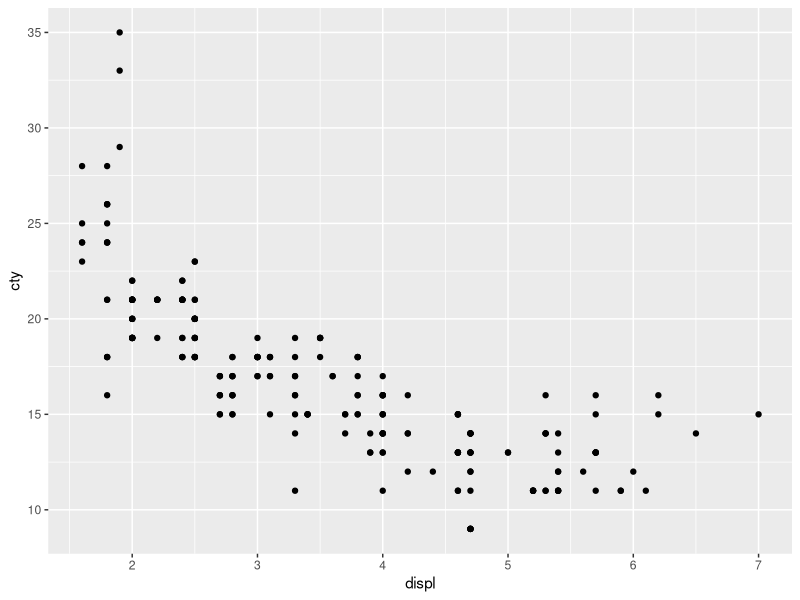
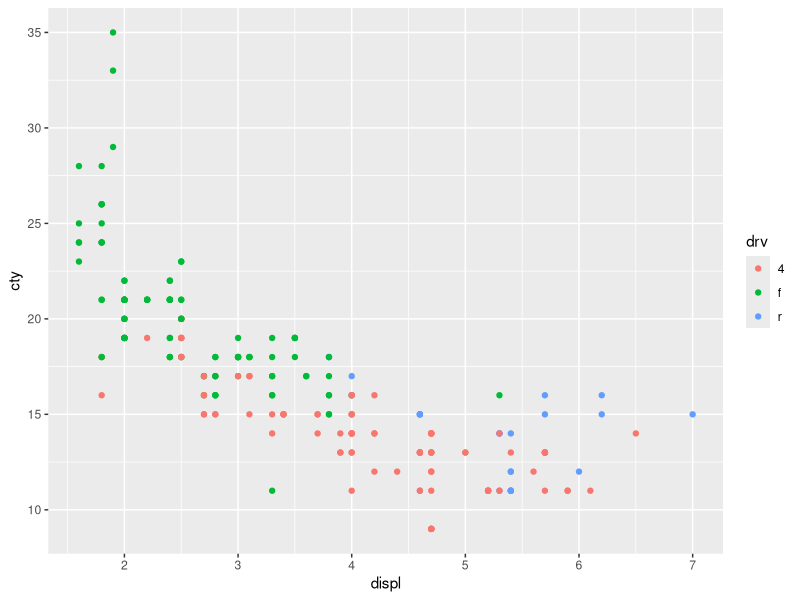
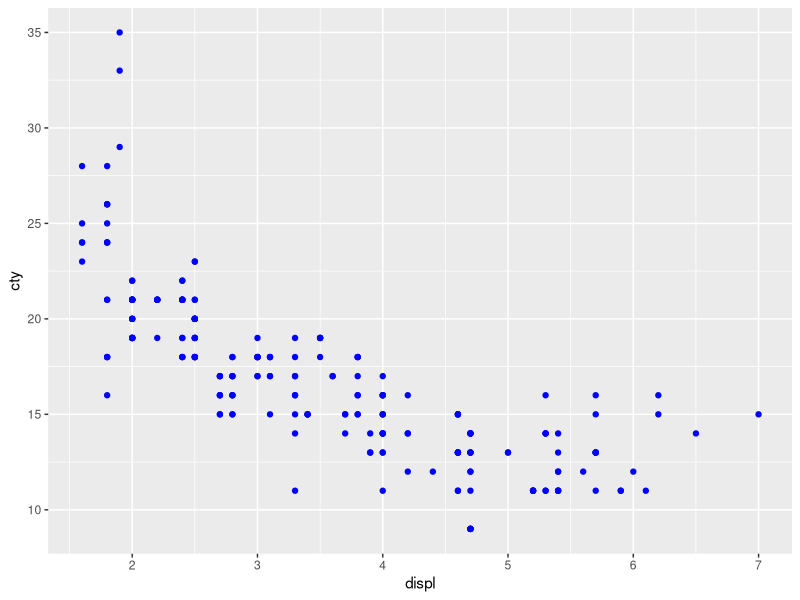
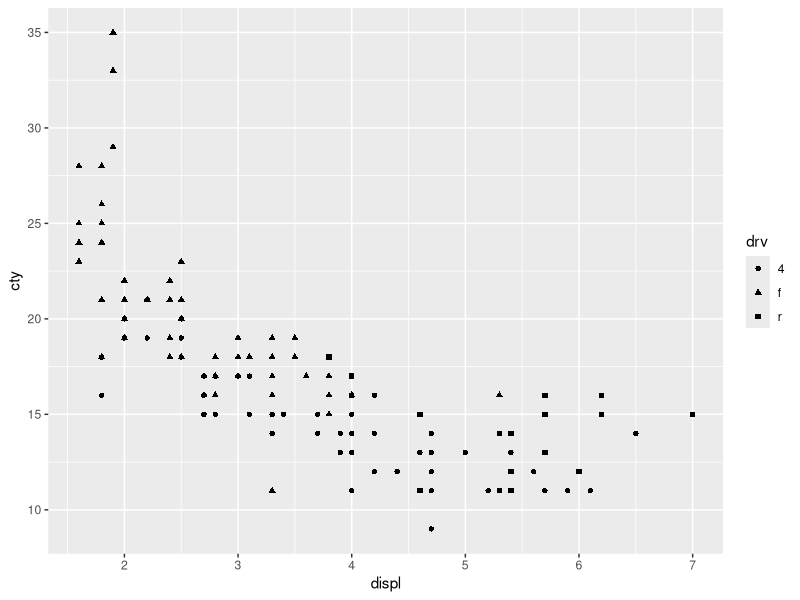
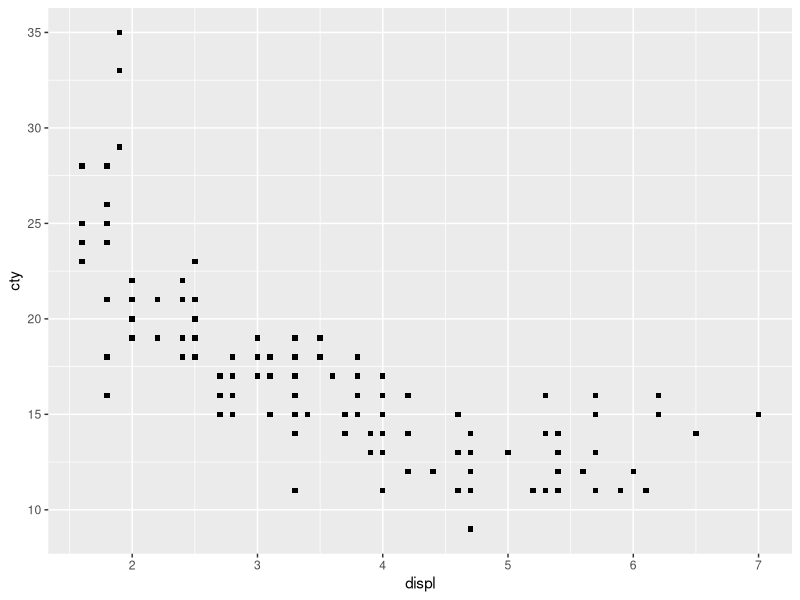
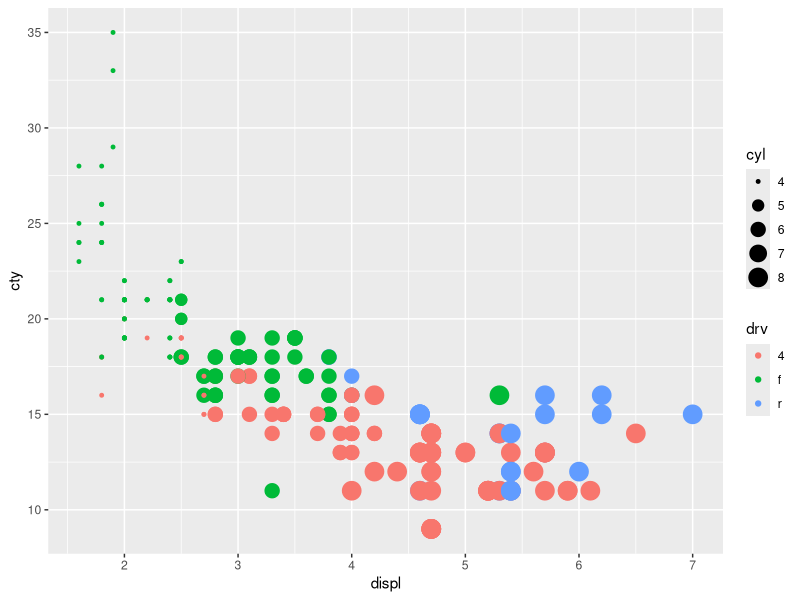
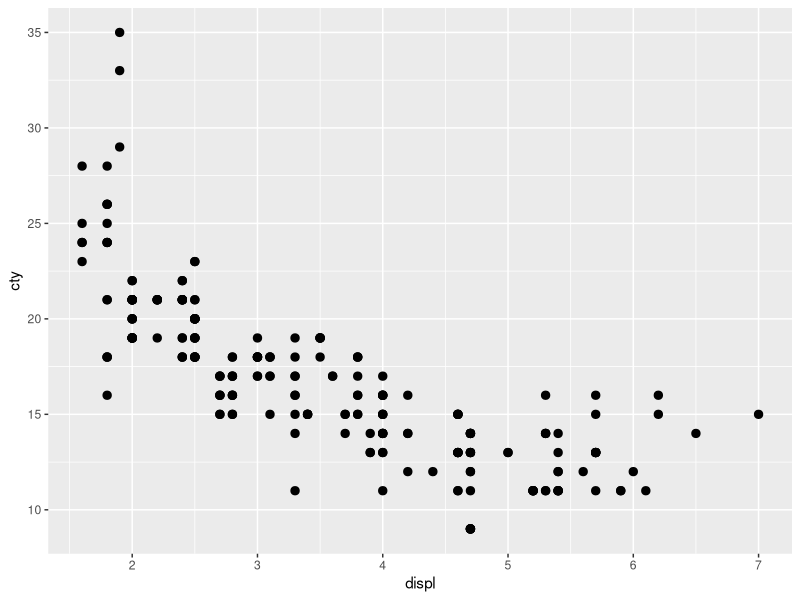
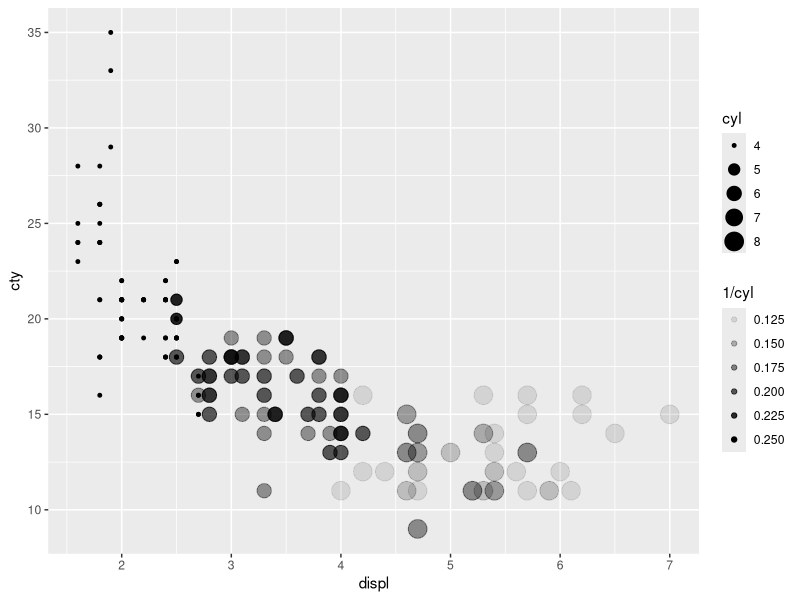

The R script that drew these images, in order:
## ---- chunk 1
knitr::opts_chunk$set(fig.width=12, fig.height=6, fig.retina = 3)
## ---- chunk 2
library(ggplot2)
## ---- chunk 3
ggplot(mpg, aes(displ, cty)) +
  geom_point()
## ---- chunk 4
ggplot(mpg, aes(displ, cty)) +
  geom_point(aes(color = drv))
## ---- chunk 5
ggplot(mpg, aes(displ, cty)) +
  geom_point(color = 'blue')
## ---- chunk 6
ggplot(mpg, aes(displ, cty)) +
  geom_point(aes(shape = drv))
## ---- chunk 7
ggplot(mpg, aes(displ, cty)) +
  geom_point(shape = 15)
## ---- chunk 8
ggplot(mpg, aes(displ, cty)) +
  geom_point(aes(color = drv,
                 size = cyl))
## ---- chunk 9
ggplot(mpg, aes(displ, cty)) +
  geom_point(size = 2.5)
## ---- chunk 10
ggplot(mpg, aes(displ, cty)) +
  geom_point(aes(size = cyl,
                 alpha = 1 / cyl))
## ---- chunk 11
ggplot(mpg, aes(displ, cty)) +
  geom_point(aes(size = cyl),
             alpha = 0.5)
## ---- chunk 12
ggplot(mpg, aes(displ, cty)) +
  geom_point() +
  stat_smooth(method = 'lm')
## ---- chunk 13
ggplot(mpg, aes(displ, cty)) +
  geom_point() +
  stat_smooth(method = 'lm',
              level = .99,
              se = FALSE)
